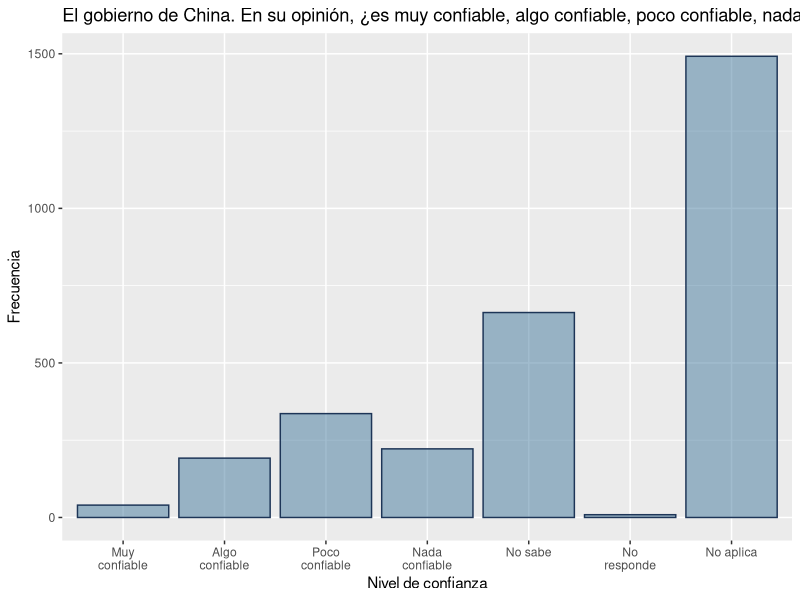
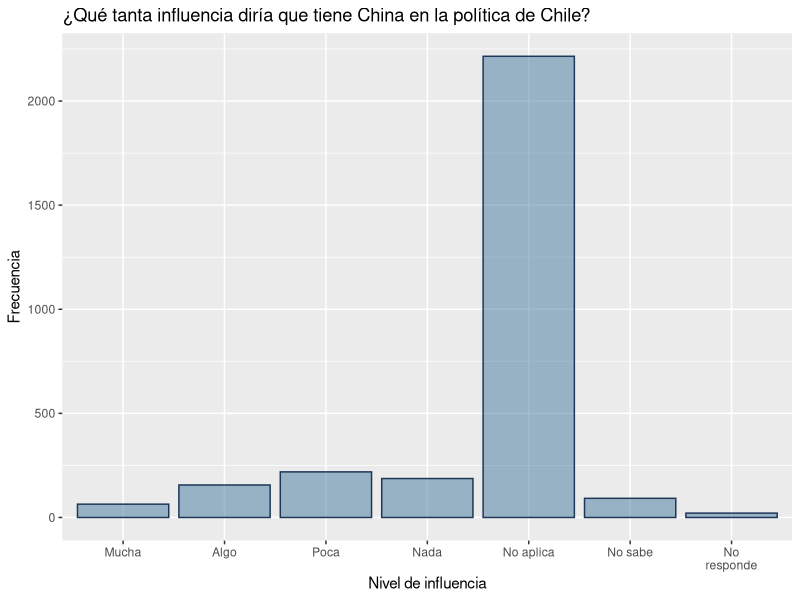
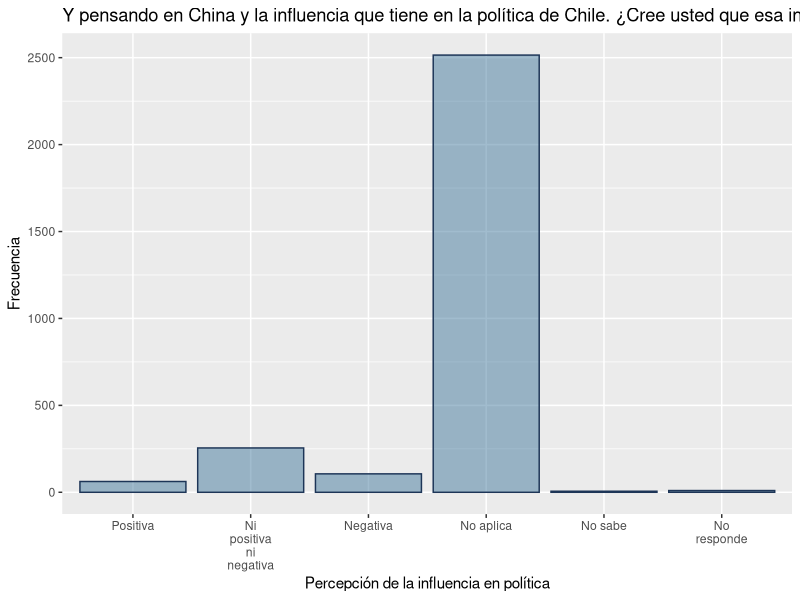

Write the R code that produced these figures, in order.
## ---- chunk 1
Sys.setenv(TZ='GMT')
library("stringr")   
library(haven)
library(ggplot2)
library(dplyr)
library(haven)
CHL_2021_LAPOP <- read_dta("CHL_2021_LAPOP_AmericasBarometer_v1.2_w.dta")
CHL_2021_LAPOP %>% 
  ggplot(aes(x=as_factor(mil10a))) +
  
  geom_bar(color="#1d3557",fill="#457b9d",alpha=0.5)+
  scale_x_discrete(labels = function(x) str_wrap(x, width = 10))+
  labs(title = "El gobierno de China. En su opinión, ¿es muy confiable, algo confiable, poco confiable, nada confiable, o no tiene opinión?",
       x="Nivel de confianza", y="Frecuencia")
## ---- chunk 2

##A continuación hago el mismo ejercicio con la influencia percibida por chilenos de China sobre la política chilena:

library("stringr")   
library(haven)
library(ggplot2)
library(dplyr)
CHL_2021_LAPOP <- read_dta("CHL_2021_LAPOP_AmericasBarometer_v1.2_w.dta")
CHL_2021_LAPOP %>% 
  ggplot(aes(x=as_factor(ccch4))) +
  
  geom_bar(color="#1d3557",fill="#457b9d",alpha=0.5)+
  scale_x_discrete(labels = function(x) str_wrap(x, width = 10))+
  labs(title = "¿Qué tanta influencia diría que tiene China en la política de Chile?",
       x="Nivel de influencia", y="Frecuencia")
## ---- chunk 3

## Repito lo mismo con la percepción de esta influencia:
library("stringr")   
library(haven)
library(ggplot2)
library(dplyr)

CHL_2021_LAPOP %>% 
  ggplot(aes(x=as_factor(ccch6))) +
  
  geom_bar(color="#1d3557",fill="#457b9d",alpha=0.5)+
  scale_x_discrete(labels = function(x) str_wrap(x, width = 10))+
  labs(title = "Y pensando en China y la influencia que tiene en la política de Chile. ¿Cree usted que esa influencia es...",
       x="Percepción de la influencia en política", y="Frecuencia")
